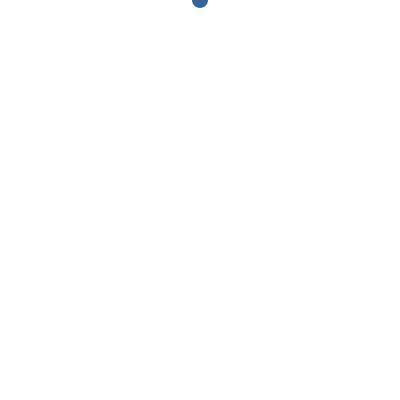
Frame 1 (no input)
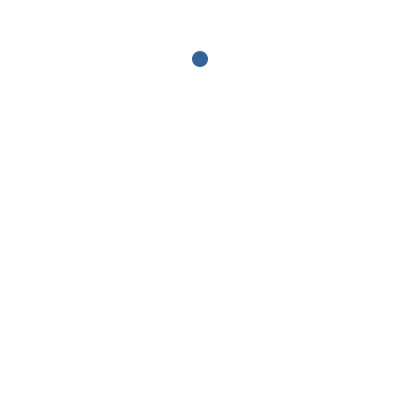
Frame 60 (the mouse pressed at the canvas centre just before this capture)
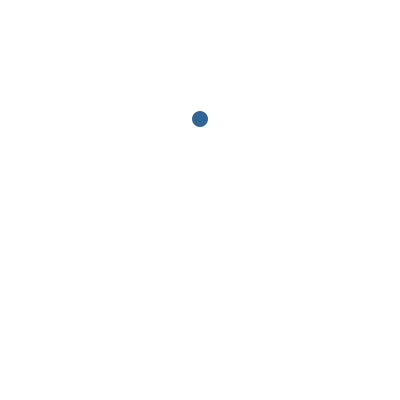
Frame 120 (the mouse held since frame 60 and released just before this capture)

The Processing sketch that drew these frames (run headless with seeded random() and noise(); from frame 60 on, the mouse is pressed at the canvas centre):

// Processing sketch: example_10_6
// ── example_10_6.pde
// Learning Processing
// Daniel Shiffman
// http://www.learningprocessing.com

// Example 10-6: Simple raindrop behavior

// Variables for drop location
float x,y; 

void setup() {
  size(400,400);
  background(0);
  x = width/2;
  y = 0;
  smooth();
}

void draw() {
  background(255);
  // Display the drop
  fill(50,100,150);
  noStroke();
  ellipse(x,y,16,16);
  // Move the drop
  y++ ;
}
